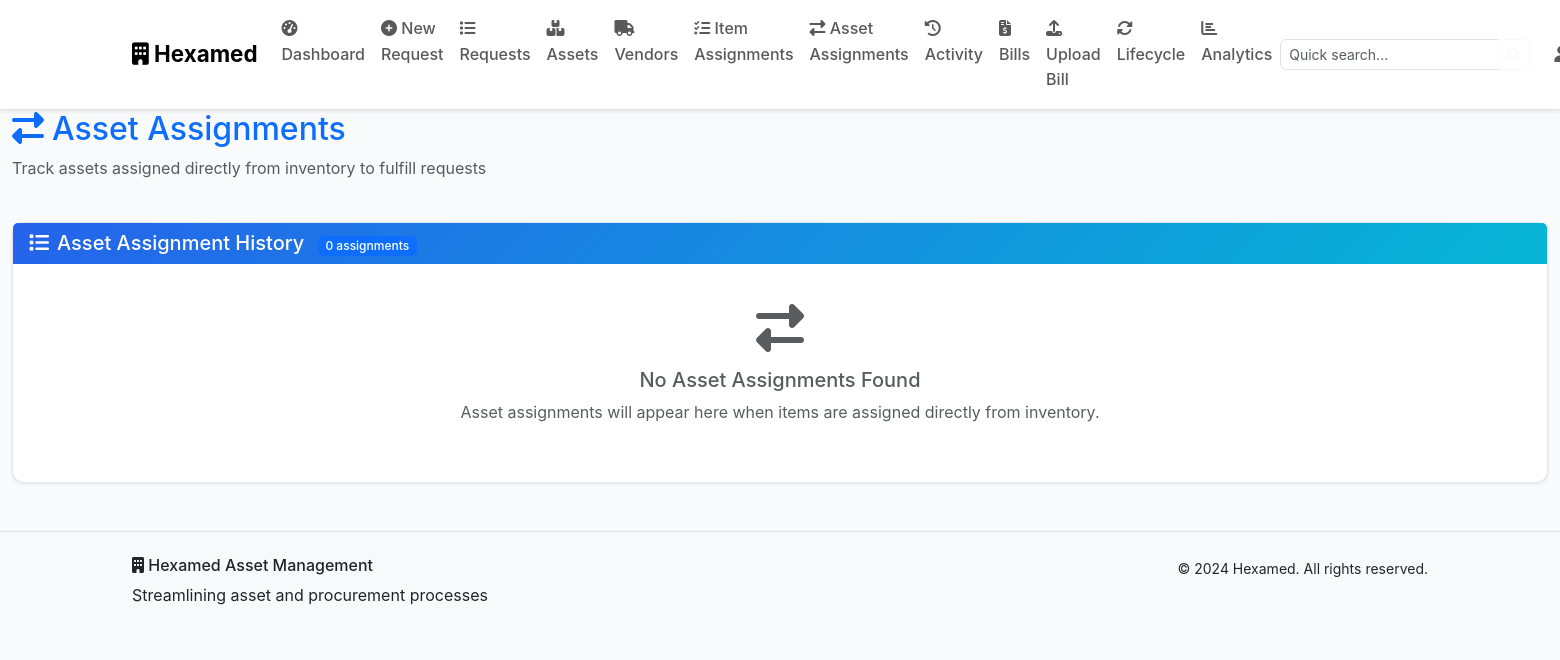
Page /asset-assignments (signed in) on the earlier database version.
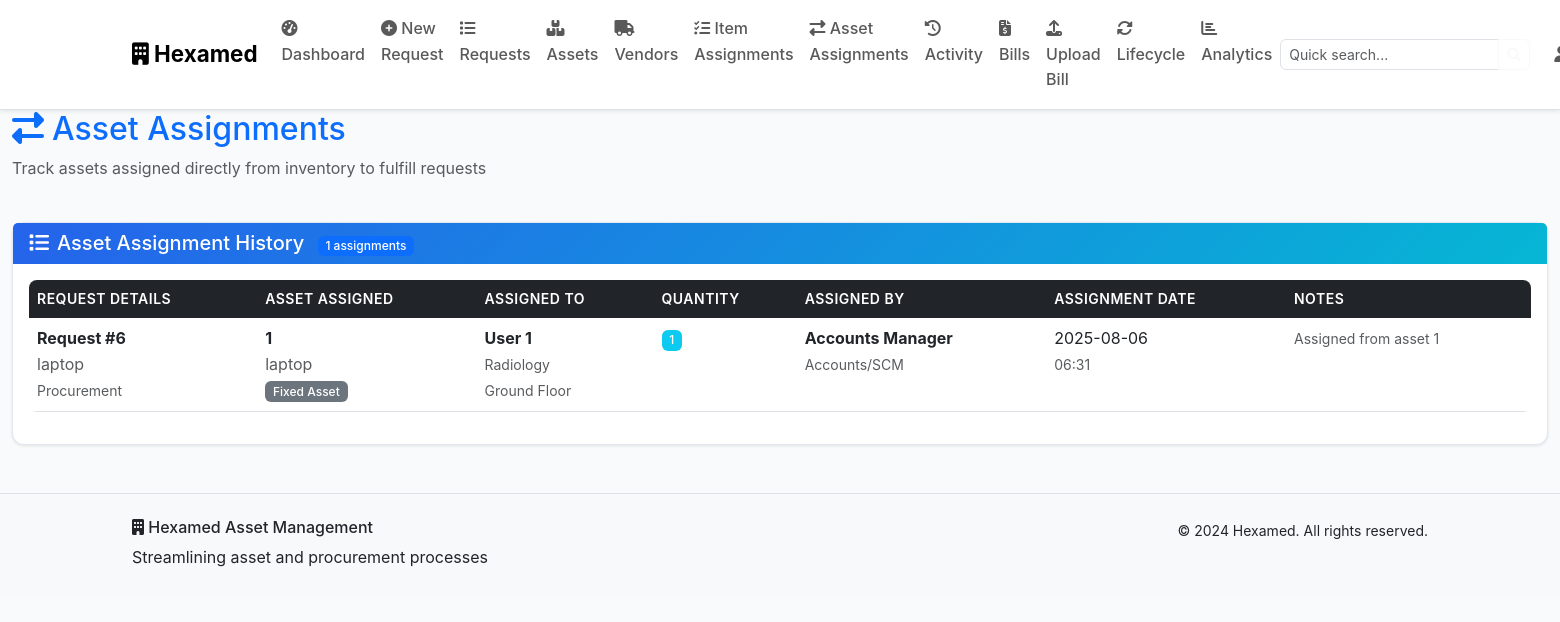
Same page on the later database version.
### models.py (models this page shows, shortened)
class AssetRequest(db.Model):
    id = db.Column(db.Integer, primary_key=True)
    item_name = db.Column(db.String(200), nullable=False)
    quantity = db.Column(db.Integer, nullable=False)
    purpose = db.Column(db.Text, nullable=False)
    request_type = db.Column(db.String(50), nullable=False)
    estimated_cost = db.Column(db.Float)
    urgency = db.Column(db.String(20), default='Normal')
    status = db.Column(db.String(20), default='Pending')
    current_approval_level = db.Column(db.Integer, default=1)
    floor = db.Column(db.String(50))
    fulfilled_from_asset_id = db.Column(db.Integer, db.ForeignKey('asset.id'))
    fulfilled_quantity = db.Column(db.Integer, default=0)
    fulfilled_by = db.Column(db.Integer, db.ForeignKey('user.id'))
    fulfilled_at = db.Column(db.DateTime)
    fulfillment_notes = db.Column(db.Text)
    created_at = db.Column(db.DateTime, default=datetime.utcnow)
    updated_at = db.Column(db.DateTime, default=datetime.utcnow, onupdate=datetime.utcnow)
    user_id = db.Column(db.Integer, db.ForeignKey('user.id'), nullable=False)
    uploaded_files = db.relationship('UploadedFile', backref='request', lazy=True, cascade='all, delete-orphan')
    approvals = db.relationship('Approval', backref='request', lazy=True, cascade='all, delete-orphan')
    fulfilled_from_asset = db.relationship('Asset', foreign_keys=[fulfilled_from_asset_id])
    fulfilled_by_user = db.relationship('User', foreign_keys=[fulfilled_by])

class Asset(db.Model):
    id = db.Column(db.Integer, primary_key=True)
    asset_tag = db.Column(db.String(50), unique=True, nullable=False)
    name = db.Column(db.String(200), nullable=False)
    category = db.Column(db.String(100), nullable=False)
    asset_type = db.Column(db.String(50), default='Fixed Asset')  # Fixed Asset or Consumable Asset
    brand = db.Column(db.String(100))
    model = db.Column(db.String(100))
    serial_number = db.Column(db.String(100))
    purchase_date = db.Column(db.Date)
    purchase_cost = db.Column(db.Float)
    current_value = db.Column(db.Float)
    condition = db.Column(db.String(50), default='Good')
    location = db.Column(db.String(200))
    assigned_to = db.Column(db.Integer, db.ForeignKey('user.id'))
    status = db.Column(db.String(50), default='Available')
    warranty_expiry = db.Column(db.Date)
    notes = db.Column(db.Text)
    current_quantity = db.Column(db.Integer, default=1)
    minimum_threshold = db.Column(db.Integer, default=5)
    unit_of_measurement = db.Column(db.String(50), default='Piece')
    created_at = db.Column(db.DateTime, default=datetime.utcnow)
    updated_at = db.Column(db.DateTime, default=datetime.utcnow, onupdate=datetime.utcnow)
    assigned_user = db.relationship('User', backref='assigned_assets')

class User(db.Model):
    id = db.Column(db.Integer, primary_key=True)
    username = db.Column(db.String(80), unique=True, nullable=False)
    email = db.Column(db.String(120), unique=True, nullable=False)
    password_hash = db.Column(db.String(256), nullable=False)
    role = db.Column(db.String(50), nullable=False, default='User')
    full_name = db.Column(db.String(100), nullable=False)
    floor = db.Column(db.String(50))
    department = db.Column(db.String(100))
    created_at = db.Column(db.DateTime, default=datetime.utcnow)
    is_active = db.Column(db.Boolean, default=True)
    requests = db.relationship('AssetRequest', foreign_keys='AssetRequest.user_id', backref='requester', lazy=True)

### routes.py (the view)
        def decorated_function(*args, **kwargs):
            if 'user_id' not in session:
                flash('Please log in to access this page.', 'warning')
                return redirect(url_for('login'))
            user = User.query.get(session['user_id'])
            if not user or user.role not in roles:
                flash('You do not have permission to access this page.', 'danger')
                return redirect(url_for('dashboard'))
            return f(*args, **kwargs)

### templates/asset_assignments.html (shortened to what this page needs)
{% extends "base.html" %}
{% block content %}
<div class="container-fluid">
    <div class="row mb-4">
        <div class="col">
            <h2 class="text-primary">
                <i class="fas fa-exchange-alt me-2"></i>Asset Assignments
            </h2>
            <p class="text-muted">Track assets assigned directly from inventory to fulfill requests</p>
        </div>
    </div>
    <div class="card">
        <div class="card-header">
            <h5 class="mb-0">
                <i class="fas fa-list me-2"></i>Asset Assignment History
                <span class="badge bg-primary ms-2">{{ assignments.total }} assignments</span>
            </h5>
        </div>
        <div class="card-body">
            {% if assignments.items %}
            <div class="table-responsive">
                <table class="table table-hover">
                    <thead class="table-light">
                        <tr>
                            <th>Request Details</th>
                            <th>Asset Assigned</th>
                            <th>Assigned To</th>
                            <th>Quantity</th>
                            <th>Assigned By</th>
                            <th>Assignment Date</th>
                            <th>Notes</th>
                        </tr>
                    </thead>
                    <tbody>
                        {% for assignment in assignments.items %}
                        <tr>
                            <td>
                                <div>
                                    <strong>Request #{{ assignment.id }}</strong>
                                    <br>
                                    <span class="text-muted">{{ assignment.item_name }}</span>
                                    <br>
                                    <small class="text-muted">{{ assignment.request_type }}</small>
                                </div>
                            </td>
                            <td>
                                <div>
                                    <strong>{{ assignment.fulfilled_from_asset.asset_tag }}</strong>
                                    <br>
                                    <span class="text-muted">{{ assignment.fulfilled_from_asset.name }}</span>
                                    <br>
                                    <small class="badge bg-secondary">{{ assignment.fulfilled_from_asset.asset_type }}</small>
                                </div>
                            </td>
                            <td>
                                <div>
                                    <strong>{{ assignment.requester.full_name }}</strong>
                                    <br>
                                    <small class="text-muted">{{ assignment.requester.department }}</small>
                                    <br>
                                    <small class="text-muted">{{ assignment.requester.floor }}</small>
                                </div>
                            </td>
                            <td>
                                <span class="badge bg-info">{{ assignment.fulfilled_quantity }}</span>
                            </td>
                            <td>
                                <div>
                                    <strong>{{ assignment.fulfilled_by_user.full_name }}</strong>
                                    <br>
                                    <small class="text-muted">{{ assignment.fulfilled_by_user.role }}</small>
                                </div>
                            </td>
                            <td>
                                <div>
                                    {{ assignment.fulfilled_at.strftime('%Y-%m-%d') }}
                                    <br>
                                    <small class="text-muted">{{ assignment.fulfilled_at.strftime('%H:%M') }}</small>
                                </div>
                            </td>
                            <td>
                                {% if assignment.fulfillment_notes %}
                                    <small class="text-muted">{{ assignment.fulfillment_notes[:50] }}{% if assignment.fulfillment_notes|length > 50 %}...{% endif %}</small>
                                {% else %}
                                    <span class="text-muted">-</span>
                                {% endif %}
                            </td>
                        </tr>
                        {% endfor %}
                    </tbody>
                </table>
            </div>
            {% else %}
            <div class="text-center py-4">
                <i class="fas fa-exchange-alt fa-3x text-muted mb-3"></i>
                <h5 class="text-muted">No Asset Assignments Found</h5>
                <p class="text-muted">Asset assignments will appear here when items are assigned directly from inventory.</p>
            </div>
            {% endif %}
        </div>
    </div>
</div>
{% endblock %}

### templates/base.html (shortened to what this page needs)
<!DOCTYPE html>
<html lang="en" data-bs-theme="light">
<head>
    <link href="https://cdn.jsdelivr.net/npm/bootstrap@5.3.0/dist/css/bootstrap.min.css" rel="stylesheet">
    <link rel="stylesheet" href="https://cdnjs.cloudflare.com/ajax/libs/font-awesome/6.4.0/css/all.min.css">
    <link rel="stylesheet" href="{{ url_for('static', filename='style.css') }}">
</head>
<body>
    {% if session.user_id %}
    <nav class="navbar navbar-expand-lg navbar-light bg-white shadow-sm border-bottom">
        <div class="container">
            <a class="navbar-brand" href="{{ url_for('dashboard') }}">
                <i class="fas fa-building"></i> Hexamed
            </a>
            <div class="collapse navbar-collapse" id="navbarNav">
                <ul class="navbar-nav me-auto">
                    <li class="nav-item">
                        <a class="nav-link" href="{{ url_for('dashboard') }}">
                            <i class="fas fa-tachometer-alt"></i> Dashboard
                        </a>
                    </li>
                    <li class="nav-item">
                        <a class="nav-link" href="{{ url_for('create_request') }}">
                            <i class="fas fa-plus-circle"></i> New Request
                        </a>
                    </li>
                    <li class="nav-item">
                        <a class="nav-link" href="{{ url_for('view_requests') }}">
                            <i class="fas fa-list"></i> Requests
                        </a>
                    </li>
                    <li class="nav-item">
                        <a class="nav-link" href="{{ url_for('view_assets') }}">
                            <i class="fas fa-boxes"></i> Assets
                        </a>
                    </li>
                    {% if session.role in ['Admin', 'MD', 'Accounts/SCM'] %}
                    <li class="nav-item">
                        <a class="nav-link" href="{{ url_for('view_vendors') }}">
                            <i class="fas fa-truck"></i> Vendors
                        </a>
                    </li>
                    {% endif %}
                    {% if session.role in ['Admin', 'MD', 'Accounts/SCM'] %}
                        <li class="nav-item">
                            <a class="nav-link" href="{{ url_for('view_assignments') }}">
                                <i class="fas fa-tasks"></i> Item Assignments
                            </a>
                        </li>
                        <li class="nav-item">
                            <a class="nav-link" href="{{ url_for('view_asset_assignments') }}">
                                <i class="fas fa-exchange-alt"></i> Asset Assignments
                            </a>
                        </li>
                        {% endif %}
                    <li class="nav-item">
                        <a class="nav-link" href="{{ url_for('activity_log') }}">
                            <i class="fas fa-history"></i> Activity
                        </a>
                    </li>
                    {% if session.role in ['Admin', 'MD', 'Accounts/SCM'] %}
                        <li class="nav-item">
                            <a class="nav-link" href="{{ url_for('view_bills') }}">
                                <i class="fas fa-file-invoice-dollar"></i> Bills
                            </a>
                        </li>
                        {% endif %}
                        {% if session.role == 'Accounts/SCM' %}
                        <li class="nav-item">
                            <a class="nav-link" href="{{ url_for('scm_upload_bill') }}">
                                <i class="fas fa-upload"></i> Upload Bill
                            </a>
                        </li>
                        {% endif %}
                    <li class="nav-item">
                        <a class="nav-link" href="{{ url_for('asset_lifecycle_dashboard') }}">
                            <i class="fas fa-sync-alt"></i> Lifecycle
                        </a>
                    </li>
                    <li class="nav-item">
                        <a class="nav-link" href="{{ url_for('analytics_dashboard') }}">
                            <i class="fas fa-chart-bar"></i> Analytics
                        </a>
                    </li>
                </ul>
                <div class="navbar-nav me-3 d-none d-lg-block">
                    <div class="nav-item search-container position-relative">
                        <div class="input-group" style="width: 250px;">
                            <input type="text" class="form-control form-control-sm" id="navSearch"
                                   placeholder="Quick search..." autocomplete="off">
                            <button class="btn btn-outline-light btn-sm" type="button" id="navSearchButton">
                                <i class="fas fa-search"></i>
                            </button>
                        </div>
                    </div>
                </div>
                <ul class="navbar-nav">
                    <li class="nav-item dropdown">
                        <a class="nav-link dropdown-toggle" href="#" id="navbarDropdown" role="button" data-bs-toggle="dropdown">
                            <i class="fas fa-user"></i> {{ session.full_name }}
                        </a>
                    </li>
                </ul>
            </div>
        </div>
    </nav>
    {% endif %}
    <main>
        {% block content %}{% endblock %}
    </main>
    <footer class="bg-light text-dark mt-5 py-4 border-top">
        <div class="container">
            <div class="row">
                <div class="col-md-6">
                    <h6><i class="fas fa-building"></i> Hexamed Asset Management</h6>
                    <p class="mb-0">Streamlining asset and procurement processes</p>
                </div>
                <div class="col-md-6 text-md-end">
                    <small>&copy; 2024 Hexamed. All rights reserved.</small>
                </div>
            </div>
        </div>
    </footer>
</body>
</html>

Differences in the rows shown:
now on this page (row edited): AssetRequest: id "6", item_name "laptop", request_type "Procurement", fulfilled_from_asset.asset_tag "1", fulfilled_from_asset.name "laptop", fulfilled_from_asset.asset_type "Fixed Asset", requester.full_name "User 1", requester.department "Radiology", requester.floor "Ground Floor", fulfilled_quantity "1", fulfilled_by_user.full_name "Accounts Manager", fulfilled_by_user.role "Accounts/SCM", fulfilled_at "2025-08-06", fulfilled_at "06:31", fulfillment_notes "Assigned from asset 1"
Other differences:
{{ assignments.total }}: "0" → "1"
text no longer shown: "No Asset Assignments Found Asset assignments will appear here when items are assigned directly from inventory."
text now shown: "REQUEST DETAILS ASSET ASSIGNED ASSIGNED TO QUANTITY ASSIGNED BY ASSIGNMENT DATE NOTES"
